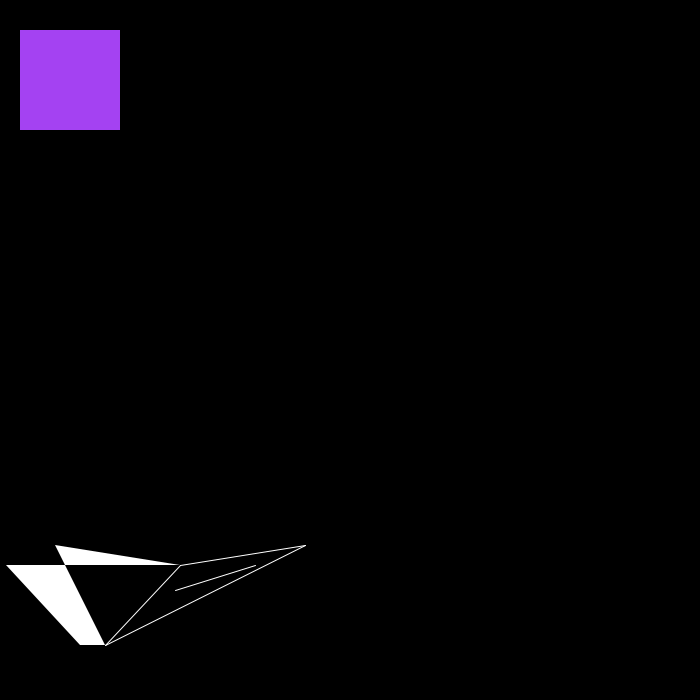
Frame 1 (no input)
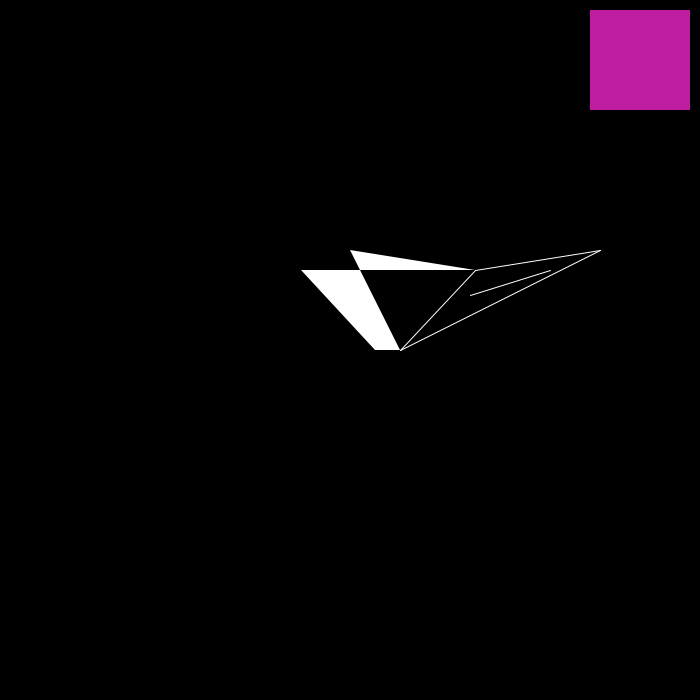
Frame 60 (the mouse pressed at the canvas centre just before this capture)
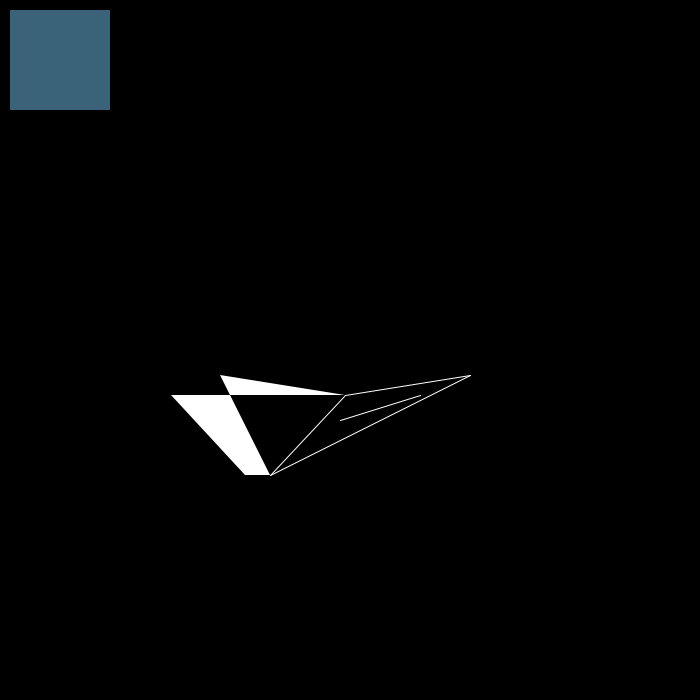
Frame 120 (the mouse held since frame 60 and released just before this capture)

The Processing sketch that drew these frames (run headless with seeded random() and noise(); from frame 60 on, the mouse is pressed at the canvas centre):

// Processing sketch: hw_sketch_paperplane_square_motion_final_09_20
// ── hw_sketch_paperplane_square_motion_final_09_20.pde
//for rect
int xPosition = 10; // defining a starting point 
int yPosition = 10;
int xDir = 10;
int yDir = 20;
int rectW = 100;
int rectH = 100;

// for plane
int xPosPlane = 0;
int yPosPlane = 500;
int xPlaneDir = 5;
int yPlaneDir = -5;


void setup() {  // set up defines how the display will look 
  size(700, 700);
  background(255);
  frameRate(15); // how many times do i run draw every second call it ten times a second.
}

void draw() {
  background(0); // add this to see the circle in movement

  if ((xPosition +rectW +abs(xDir)) > width || xPosition < 1) { // the double line means or && means AND if you hit any boundary, change the sign +/-
    xDir=-1*xDir; // flipping direction once you hit a boundary if you go to the right +ve then it will be -ve & vise versa
  }               

  if ((yPosition +rectH +abs(yDir)) > height || yPosition < 1) { //changing only when we reach the bottom or the top of the size
    yDir=-1*yDir;
  }

  if (xPosPlane + 275 +xPlaneDir > width) {
    xPosPlane = 0 ;
    yPosPlane = 500;
  } else {
    xPosPlane += xPlaneDir;
  }
  if (yPosPlane + 150 + yPlaneDir > height) {
    yPosPlane =0;
    xPosPlane =500;
  } else {
    yPosPlane += yPlaneDir; // yPosPlane = yPosPlane + yPlaneDir;
  }


  xPosition = xPosition + int (xDir); // 
  yPosition = yPosition + int(yDir);  //int(random(float(yDir),10)); // same


  fill(random(255), random(255), random(255));
  noStroke();
  rect(xPosition, yPosition, rectW, rectH);

  beginShape();
  fill(255);
  vertex(175 + xPosPlane, 70 + yPosPlane); 
  vertex(1 + xPosPlane, 70 + yPosPlane);
  vertex(75 + xPosPlane, 150 + yPosPlane);
  vertex(100 + xPosPlane, 150 + yPosPlane);
  vertex(50 + xPosPlane, 50 + yPosPlane);
  endShape();


  stroke(255);
  line(175+ xPosPlane, 70+ yPosPlane, 100+xPosPlane, 150+yPosPlane);
  line(175+ xPosPlane, 70+ yPosPlane, 300+xPosPlane, 50+yPosPlane);
  line(170+ xPosPlane, 95+ yPosPlane, 250+xPosPlane, 70+yPosPlane);
  line(100+ xPosPlane, 150+ yPosPlane, 300+xPosPlane, 50+yPosPlane);
}
